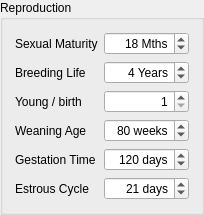
    <widget class="QGroupBox" name="groupBoxReproduction" >
     <property name="sizePolicy" >
      <sizepolicy>
       <hsizetype>3</hsizetype>
       <vsizetype>5</vsizetype>
       <horstretch>0</horstretch>
       <verstretch>0</verstretch>
      </sizepolicy>
     </property>
     <property name="minimumSize" >
      <size>
       <width>0</width>
       <height>0</height>
      </size>
     </property>
     <property name="whatsThis" >
      <string>&lt;html>&lt;head>&lt;meta name="qrichtext" content="1" />&lt;style type="text/css">
p, li { white-space: pre-wrap; }
&lt;/style>&lt;/head>&lt;body style=" font-family:'Sans Serif'; font-size:9pt; font-weight:400; font-style:normal; text-decoration:none;">
&lt;p style=" margin-top:0px; margin-bottom:0px; margin-left:0px; margin-right:0px; -qt-block-indent:0; text-indent:0px;">All of the settings in Reproduction define an animal's reproductive characteristics. LandUse Analyst calculates the time between births by adding the gestation time, weaning age, and one estrous cycle.&lt;/p>&lt;/body>&lt;/html></string>
     </property>
     <property name="title" >
      <string>Reproduction</string>
     </property>
     <layout class="QGridLayout" >
      <property name="margin" >
       <number>12</number>
      </property>
      <property name="spacing" >
       <number>6</number>
      </property>
      <item row="5" column="1" >
       <widget class="QSpinBox" name="spinBoxEstrousCycleTime" >
        <property name="sizePolicy" >
         <sizepolicy>
          <hsizetype>5</hsizetype>
          <vsizetype>0</vsizetype>
          <horstretch>0</horstretch>
          <verstretch>0</verstretch>
         </sizepolicy>
        </property>
        <property name="toolTip" >
         <string>&lt;html>&lt;head>&lt;meta name="qrichtext" content="1" />&lt;style type="text/css">
p, li { white-space: pre-wrap; }
&lt;/style>&lt;/head>&lt;body style=" font-family:'Sans Serif'; font-size:9pt; font-weight:400; font-style:normal; text-decoration:none;">
&lt;p style=" margin-top:0px; margin-bottom:0px; margin-left:0px; margin-right:0px; -qt-block-indent:0; text-indent:0px;">The number of days in their estrous cycle&lt;/p>&lt;/body>&lt;/html></string>
        </property>
        <property name="whatsThis" >
         <string>&lt;html>&lt;head>&lt;meta name="qrichtext" content="1" />&lt;style type="text/css">
p, li { white-space: pre-wrap; }
&lt;/style>&lt;/head>&lt;body style=" font-family:'Sans Serif'; font-size:9pt; font-weight:400; font-style:normal; text-decoration:none;">
&lt;p style=" margin-top:0px; margin-bottom:0px; margin-left:0px; margin-right:0px; -qt-block-indent:0; text-indent:0px;">The number of days in the animal's estrous cycle.&lt;/p>&lt;/body>&lt;/html></string>
        </property>
        <property name="alignment" >
         <set>Qt::AlignRight</set>
        </property>
        <property name="suffix" >
         <string> days</string>
        </property>
        <property name="prefix" >
         <string/>
        </property>
        <property name="maximum" >
         <number>120</number>
        </property>
        <property name="value" >
         <number>21</number>
        </property>
       </widget>
      </item>
      <item row="4" column="1" >
       <widget class="QSpinBox" name="spinBoxGestationTime" >
        <property name="sizePolicy" >
         <sizepolicy>
          <hsizetype>5</hsizetype>
          <vsizetype>0</vsizetype>
          <horstretch>0</horstretch>
          <verstretch>0</verstretch>
         </sizepolicy>
        </property>
        <property name="toolTip" >
         <string>&lt;html>&lt;head>&lt;meta name="qrichtext" content="1" />&lt;style type="text/css">
p, li { white-space: pre-wrap; }
&lt;/style>&lt;/head>&lt;body style=" font-family:'Sans Serif'; font-size:9pt; font-weight:400; font-style:normal; text-decoration:none;">
&lt;p style=" margin-top:0px; margin-bottom:0px; margin-left:0px; margin-right:0px; -qt-block-indent:0; text-indent:0px;">Gestation time in days&lt;/p>&lt;/body>&lt;/html></string>
        </property>
        <property name="whatsThis" >
         <string>&lt;html>&lt;head>&lt;meta name="qrichtext" content="1" />&lt;style type="text/css">
p, li { white-space: pre-wrap; }
&lt;/style>&lt;/head>&lt;body style=" font-family:'Sans Serif'; font-size:9pt; font-weight:400; font-style:normal; text-decoration:none;">
&lt;p style=" margin-top:0px; margin-bottom:0px; margin-left:0px; margin-right:0px; -qt-block-indent:0; text-indent:0px;">The number of days for gestation. &lt;/p>&lt;/body>&lt;/html></string>
        </property>
        <property name="alignment" >
         <set>Qt::AlignRight</set>
        </property>
        <property name="suffix" >
         <string> days</string>
        </property>
        <property name="prefix" >
         <string/>
        </property>
        <property name="maximum" >
         <number>365</number>
        </property>
        <property name="minimum" >
         <number>1</number>
        </property>
        <property name="value" >
         <number>120</number>
        </property>
       </widget>
      </item>
      <item row="3" column="1" >
       <widget class="QSpinBox" name="spinBoxWeaningAge" >
        <property name="sizePolicy" >
         <sizepolicy>
          <hsizetype>5</hsizetype>
          <vsizetype>0</vsizetype>
          <horstretch>0</horstretch>
          <verstretch>0</verstretch>
         </sizepolicy>
        </property>
        <property name="toolTip" >
         <string>&lt;html>&lt;head>&lt;meta name="qrichtext" content="1" />&lt;style type="text/css">
p, li { white-space: pre-wrap; }
&lt;/style>&lt;/head>&lt;body style=" font-family:'Sans Serif'; font-size:9pt; font-weight:400; font-style:normal; text-decoration:none;">
&lt;p style=" margin-top:0px; margin-bottom:0px; margin-left:0px; margin-right:0px; -qt-block-indent:0; text-indent:0px;">Weeks from birth to weaning&lt;/p>&lt;/body>&lt;/html></string>
        </property>
        <property name="whatsThis" >
         <string>&lt;html>&lt;head>&lt;meta name="qrichtext" content="1" />&lt;style type="text/css">
p, li { white-space: pre-wrap; }
&lt;/style>&lt;/head>&lt;body style=" font-family:'Sans Serif'; font-size:9pt; font-weight:400; font-style:normal; text-decoration:none;">
&lt;p style=" margin-top:0px; margin-bottom:0px; margin-left:0px; margin-right:0px; -qt-block-indent:0; text-indent:0px;">The age of the babies, in weeks, at which they stop feeding from their mother. It is assumed by LandUse Analyst that mothers will become pregnant after one estrous cycle following weaning.&lt;/p>&lt;/body>&lt;/html></string>
        </property>
        <property name="alignment" >
         <set>Qt::AlignRight</set>
        </property>
        <property name="suffix" >
         <string> weeks</string>
        </property>
        <property name="prefix" >
         <string/>
        </property>
        <property name="maximum" >
         <number>120</number>
        </property>
        <property name="value" >
         <number>80</number>
        </property>
       </widget>
      </item>
      <item row="2" column="1" >
       <widget class="QSpinBox" name="spinBoxYoungPerBirth" >
        <property name="sizePolicy" >
         <sizepolicy>
          <hsizetype>5</hsizetype>
          <vsizetype>0</vsizetype>
          <horstretch>0</horstretch>
          <verstretch>0</verstretch>
         </sizepolicy>
        </property>
        <property name="toolTip" >
         <string>&lt;html>&lt;head>&lt;meta name="qrichtext" content="1" />&lt;style type="text/css">
p, li { white-space: pre-wrap; }
&lt;/style>&lt;/head>&lt;body style=" font-family:'Sans Serif'; font-size:9pt; font-weight:400; font-style:normal; text-decoration:none;">
&lt;p style=" margin-top:0px; margin-bottom:0px; margin-left:0px; margin-right:0px; -qt-block-indent:0; text-indent:0px;">Number of young born per birth (average)&lt;/p>&lt;/body>&lt;/html></string>
        </property>
        <property name="whatsThis" >
         <string>&lt;html>&lt;head>&lt;meta name="qrichtext" content="1" />&lt;style type="text/css">
p, li { white-space: pre-wrap; }
&lt;/style>&lt;/head>&lt;body style=" font-family:'Sans Serif'; font-size:9pt; font-weight:400; font-style:normal; text-decoration:none;">
&lt;p style=" margin-top:0px; margin-bottom:0px; margin-left:0px; margin-right:0px; -qt-block-indent:0; text-indent:0px;">Set the number of babies born to a mother. This is total number, not surviving numbers. To account for deaths between birth and weaning, adjust the Death Rate.&lt;/p>&lt;/body>&lt;/html></string>
        </property>
        <property name="alignment" >
         <set>Qt::AlignRight</set>
        </property>
        <property name="suffix" >
         <string/>
        </property>
        <property name="maximum" >
         <number>20</number>
        </property>
        <property name="minimum" >
         <number>1</number>
        </property>
        <property name="value" >
         <number>1</number>
        </property>
       </widget>
      </item>
      <item row="1" column="1" >
       <widget class="QSpinBox" name="spinBoxBreedingLife" >
        <property name="sizePolicy" >
         <sizepolicy>
          <hsizetype>5</hsizetype>
          <vsizetype>0</vsizetype>
          <horstretch>0</horstretch>
          <verstretch>0</verstretch>
         </sizepolicy>
        </property>
        <property name="toolTip" >
         <string>&lt;html>&lt;head>&lt;meta name="qrichtext" content="1" />&lt;style type="text/css">
p, li { white-space: pre-wrap; }
&lt;/style>&lt;/head>&lt;body style=" font-family:'Sans Serif'; font-size:9pt; font-weight:400; font-style:normal; text-decoration:none;">
&lt;p style=" margin-top:0px; margin-bottom:0px; margin-left:0px; margin-right:0px; -qt-block-indent:0; text-indent:0px;">Number of years females are useful for breeding&lt;/p>&lt;/body>&lt;/html></string>
        </property>
        <property name="whatsThis" >
         <string>&lt;html>&lt;head>&lt;meta name="qrichtext" content="1" />&lt;style type="text/css">
p, li { white-space: pre-wrap; }
&lt;/style>&lt;/head>&lt;body style=" font-family:'Sans Serif'; font-size:9pt; font-weight:400; font-style:normal; text-decoration:none;">
&lt;p style=" margin-top:0px; margin-bottom:0px; margin-left:0px; margin-right:0px; -qt-block-indent:0; text-indent:0px;">In order to determine the number of female offspring that need to be retained to sustain the adult female population (breeding herd) it is necessary to know how long a female of the species can be expected to breed reliably. This is &lt;span style=" font-weight:600;">not&lt;/span> life expectancy.&lt;/p>&lt;/body>&lt;/html></string>
        </property>
        <property name="alignment" >
         <set>Qt::AlignRight</set>
        </property>
        <property name="suffix" >
         <string> Years</string>
        </property>
        <property name="prefix" >
         <string/>
        </property>
        <property name="maximum" >
         <number>120</number>
        </property>
        <property name="minimum" >
         <number>1</number>
        </property>
        <property name="value" >
         <number>4</number>
        </property>
       </widget>
      </item>
      <item row="0" column="1" >
       <widget class="QSpinBox" name="spinBoxSexualMaturity" >
        <property name="sizePolicy" >
         <sizepolicy>
          <hsizetype>5</hsizetype>
          <vsizetype>0</vsizetype>
          <horstretch>0</horstretch>
          <verstretch>0</verstretch>
         </sizepolicy>
        </property>
        <property name="toolTip" >
         <string>&lt;html>&lt;head>&lt;meta name="qrichtext" content="1" />&lt;style type="text/css">
p, li { white-space: pre-wrap; }
&lt;/style>&lt;/head>&lt;body style=" font-family:'Sans Serif'; font-size:9pt; font-weight:400; font-style:normal; text-decoration:none;">
&lt;p style=" margin-top:0px; margin-bottom:0px; margin-left:0px; margin-right:0px; -qt-block-indent:0; text-indent:0px;">Age of females when they become sexually mature.&lt;/p>&lt;/body>&lt;/html></string>
        </property>
        <property name="whatsThis" >
         <string>&lt;html>&lt;head>&lt;meta name="qrichtext" content="1" />&lt;style type="text/css">
p, li { white-space: pre-wrap; }
&lt;/style>&lt;/head>&lt;body style=" font-family:'Sans Serif'; font-size:9pt; font-weight:400; font-style:normal; text-decoration:none;">
&lt;p style=" margin-top:0px; margin-bottom:0px; margin-left:0px; margin-right:0px; -qt-block-indent:0; text-indent:0px;">Simply set the age, in months, at which the females become sexually mature, and are able to reliably breed.&lt;/p>&lt;/body>&lt;/html></string>
        </property>
        <property name="alignment" >
         <set>Qt::AlignRight</set>
        </property>
        <property name="suffix" >
         <string> Mths</string>
        </property>
        <property name="prefix" >
         <string/>
        </property>
        <property name="maximum" >
         <number>240</number>
        </property>
        <property name="value" >
         <number>18</number>
        </property>
       </widget>
      </item>
      <item row="0" column="0" >
       <widget class="QLabel" name="label_2" >
        <property name="text" >
         <string>Sexual Maturity</string>
        </property>
       </widget>
      </item>
      <item row="1" column="0" >
       <widget class="QLabel" name="label_3" >
        <property name="text" >
         <string>Breeding Life</string>
        </property>
       </widget>
      </item>
      <item row="2" column="0" >
       <widget class="QLabel" name="label_5" >
        <property name="text" >
         <string>Young / birth</string>
        </property>
       </widget>
      </item>
      <item row="3" column="0" >
       <widget class="QLabel" name="label_6" >
        <property name="text" >
         <string>Weaning Age</string>
        </property>
       </widget>
      </item>
      <item row="4" column="0" >
       <widget class="QLabel" name="label_7" >
        <property name="text" >
         <string>Gestation Time</string>
        </property>
       </widget>
      </item>
      <item row="5" column="0" >
       <widget class="QLabel" name="label_8" >
        <property name="text" >
         <string>Estrous Cycle</string>
        </property>
       </widget>
      </item>
     </layout>
    </widget>
